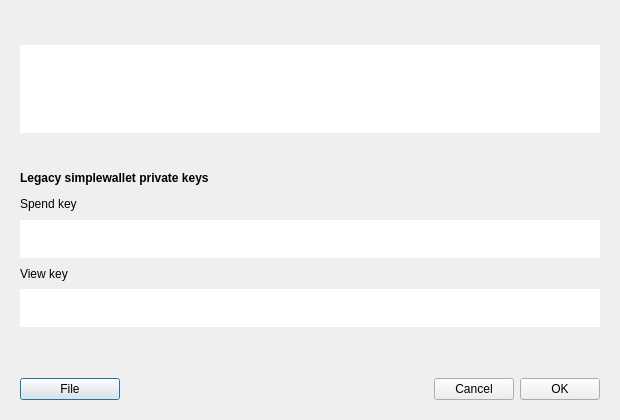
<?xml version="1.0" encoding="UTF-8"?>
<ui version="4.0">
 <class>KeyDialog</class>
 <widget class="QDialog" name="KeyDialog">
  <property name="geometry">
   <rect>
    <x>0</x>
    <y>0</y>
    <width>620</width>
    <height>420</height>
   </rect>
  </property>
  <property name="sizePolicy">
   <sizepolicy hsizetype="MinimumExpanding" vsizetype="MinimumExpanding">
    <horstretch>0</horstretch>
    <verstretch>0</verstretch>
   </sizepolicy>
  </property>

  <property name="windowTitle">
   <string>Key</string>
  </property>
  <layout class="QVBoxLayout" name="verticalLayout">
   <property name="sizeConstraint">
    <enum>QLayout::SetMinimumSize</enum>
   </property>
   <property name="leftMargin">
    <number>20</number>
   </property>
   <property name="topMargin">
    <number>20</number>
   </property>
   <property name="rightMargin">
    <number>20</number>
   </property>
   <property name="bottomMargin">
    <number>20</number>
   </property>
   <item>
    <widget class="QLabel" name="m_walletLabel">
     <property name="minimumSize">
      <size>
       <width>0</width>
       <height>16</height>
      </size>
     </property>
     <property name="text">
      <string/>
     </property>
    </widget>
   </item>
   <item>
    <widget class="QTextEdit" name="m_keyEdit">
      <property name="sizePolicy">
      <sizepolicy hsizetype="Expanding" vsizetype="Fixed">
       <horstretch>0</horstretch>
       <verstretch>0</verstretch>
      </sizepolicy>
     </property>
     <property name="minimumSize">
      <size>
       <width>0</width>
       <height>88</height>
      </size>
     </property>
     <property name="maximumSize">
      <size>
       <width>16777215</width>
       <height>88</height>
      </size>
     </property>
     <property name="frameShape">
      <enum>QFrame::NoFrame</enum>
     </property>
     <property name="verticalScrollBarPolicy">
      <enum>Qt::ScrollBarAlwaysOff</enum>
     </property>
     <property name="horizontalScrollBarPolicy">
      <enum>Qt::ScrollBarAlwaysOff</enum>
     </property>
     <property name="sizeAdjustPolicy">
      <enum>QAbstractScrollArea::AdjustToContents</enum>
     </property>
     <property name="html">
      <string>&lt;!DOCTYPE HTML PUBLIC &quot;-//W3C//DTD HTML 4.0//EN&quot; &quot;http://www.w3.org/TR/REC-html40/strict.dtd&quot;&gt;
&lt;html&gt;&lt;head&gt;&lt;meta name=&quot;qrichtext&quot; content=&quot;1&quot; /&gt;&lt;style type=&quot;text/css&quot;&gt;
p, li { white-space: pre-wrap; }
&lt;/style&gt;&lt;/head&gt;&lt;body style=&quot; font-family:'.SF NS Text'; font-size:13pt; font-weight:400; font-style:normal;&quot;&gt;
&lt;p style=&quot;-qt-paragraph-type:empty; margin-top:12px; margin-bottom:12px; margin-left:0px; margin-right:0px; -qt-block-indent:0; text-indent:0px; font-family:'Monaco';&quot;&gt;&lt;br /&gt;&lt;/p&gt;&lt;/body&gt;&lt;/html&gt;</string>
     </property>
    </widget>
   </item>
   <item>
    <spacer name="verticalSpacer">
     <property name="orientation">
      <enum>Qt::Vertical</enum>
     </property>
     <property name="sizeType">
      <enum>QSizePolicy::Fixed</enum>
     </property>
     <property name="sizeHint" stdset="0">
      <size>
       <width>0</width>
       <height>30</height>
      </size>
     </property>
    </spacer>
   </item>
    <item>
    <widget class="QLabel" name="m_simpleLabel">
     <property name="text">
      <string>&lt;html&gt;&lt;head/&gt;&lt;body&gt;&lt;p&gt;&lt;span style=&quot; font-weight:600;&quot;&gt;Legacy simplewallet private keys&lt;/span&gt;&lt;/p&gt;&lt;/body&gt;&lt;/html&gt;</string>
     </property>
    </widget>
   </item>
   <item>
    <widget class="QLabel" name="m_spendLabel">
     <property name="text">
      <string>Spend key</string>
     </property>
    </widget>
   </item>
   <item>
    <widget class="QTextEdit" name="m_spendKey">
     <property name="sizePolicy">
      <sizepolicy hsizetype="Expanding" vsizetype="Fixed">
       <horstretch>0</horstretch>
       <verstretch>0</verstretch>
      </sizepolicy>
     </property>
     <property name="minimumSize">
      <size>
       <width>0</width>
       <height>0</height>
      </size>
     </property>
     <property name="maximumSize">
      <size>
       <width>16777215</width>
       <height>38</height>
      </size>
     </property>
     <property name="frameShape">
      <enum>QFrame::NoFrame</enum>
     </property>
     <property name="html">
      <string>&lt;!DOCTYPE HTML PUBLIC &quot;-//W3C//DTD HTML 4.0//EN&quot; &quot;http://www.w3.org/TR/REC-html40/strict.dtd&quot;&gt;
&lt;html&gt;&lt;head&gt;&lt;meta name=&quot;qrichtext&quot; content=&quot;1&quot; /&gt;&lt;style type=&quot;text/css&quot;&gt;
p, li { white-space: pre-wrap; }
&lt;/style&gt;&lt;/head&gt;&lt;body style=&quot; font-family:'.SF NS Text'; font-size:13pt; font-weight:400; font-style:normal;&quot;&gt;
&lt;p style=&quot;-qt-paragraph-type:empty; margin-top:0px; margin-bottom:0px; margin-left:0px; margin-right:0px; -qt-block-indent:0; text-indent:0px;&quot;&gt;&lt;br /&gt;&lt;/p&gt;&lt;/body&gt;&lt;/html&gt;</string>
     </property>
    </widget>
   </item>
   <item>
    <widget class="QLabel" name="m_viewLabel">
     <property name="text">
      <string>View key</string>
     </property>
    </widget>
   </item>
   <item>
    <widget class="QTextEdit" name="m_viewKey">
     <property name="sizePolicy">
      <sizepolicy hsizetype="Expanding" vsizetype="Fixed">
       <horstretch>0</horstretch>
       <verstretch>0</verstretch>
      </sizepolicy>
     </property>
     <property name="maximumSize">
      <size>
       <width>16777215</width>
       <height>38</height>
      </size>
     </property>
     <property name="frameShape">
      <enum>QFrame::NoFrame</enum>
     </property>
    </widget>
   </item>
   <item alignment="Qt::AlignTop">
    <widget class="WalletGui::WalletSmallGrayTextLabel" name="m_descriptionLabel">
     <property name="text">
      <string/>
     </property>
     <property name="wordWrap">
      <bool>true</bool>
     </property>
    </widget>
   </item>
   <item>
    <spacer name="verticalSpacer_2">
     <property name="orientation">
      <enum>Qt::Vertical</enum>
     </property>
     <property name="sizeType">
      <enum>QSizePolicy::Preferred</enum>
     </property>
     <property name="sizeHint" stdset="0">
      <size>
       <width>20</width>
       <height>20</height>
      </size>
     </property>
    </spacer>
   </item>
   <item>
    <layout class="QHBoxLayout" name="horizontalLayout">
     <property name="spacing">
      <number>6</number>
     </property>
     <item>
      <widget class="WalletGui::WalletNormalBlueButton" name="m_fileButton">
       <property name="minimumSize">
        <size>
         <width>100</width>
         <height>0</height>
        </size>
       </property>
       <property name="text">
        <string>File</string>
       </property>
      </widget>
     </item>
     <item>
      <spacer name="horizontalSpacer">
       <property name="orientation">
        <enum>Qt::Horizontal</enum>
       </property>
       <property name="sizeHint" stdset="0">
        <size>
         <width>40</width>
         <height>20</height>
        </size>
       </property>
      </spacer>
     </item>
     <item>
      <widget class="WalletGui::WalletCancelButton" name="m_cancelButton">
       <property name="text">
        <string>Cancel</string>
       </property>
      </widget>
     </item>
     <item>
      <widget class="WalletGui::WalletOkButton" name="m_okButton">
       <property name="text">
        <string>OK</string>
       </property>
      </widget>
     </item>
    </layout>
   </item>
  </layout>
 </widget>
 <customwidgets>
  <customwidget>
   <class>WalletGui::WalletOkButton</class>
   <extends>QPushButton</extends>
   <header>Gui/Common/WalletOkButton.h</header>
  </customwidget>
  <customwidget>
   <class>WalletGui::WalletCancelButton</class>
   <extends>QPushButton</extends>
   <header>Gui/Common/WalletCancelButton.h</header>
  </customwidget>
  <customwidget>
   <class>WalletGui::WalletSmallGrayTextLabel</class>
   <extends>QLabel</extends>
   <header>Gui/Common/WalletTextLabel.h</header>
  </customwidget>
  <customwidget>
   <class>WalletGui::WalletNormalBlueButton</class>
   <extends>QPushButton</extends>
   <header>Gui/Common/WalletBlueButton.h</header>
  </customwidget>
 </customwidgets>
 <resources/>
 <connections>
  <connection>
   <sender>m_fileButton</sender>
   <signal>clicked()</signal>
   <receiver>KeyDialog</receiver>
   <slot>fileClicked()</slot>
   <hints>
    <hint type="sourcelabel">
     <x>571</x>
     <y>116</y>
    </hint>
    <hint type="destinationlabel">
     <x>282</x>
     <y>82</y>
    </hint>
   </hints>
  </connection>
  <connection>
   <sender>m_okButton</sender>
   <signal>clicked()</signal>
   <receiver>KeyDialog</receiver>
   <slot>accept()</slot>
   <hints>
    <hint type="sourcelabel">
     <x>512</x>
     <y>136</y>
    </hint>
    <hint type="destinationlabel">
     <x>282</x>
     <y>82</y>
    </hint>
   </hints>
  </connection>
  <connection>
   <sender>m_cancelButton</sender>
   <signal>clicked()</signal>
   <receiver>KeyDialog</receiver>
   <slot>reject()</slot>
   <hints>
    <hint type="sourcelabel">
     <x>429</x>
     <y>136</y>
    </hint>
    <hint type="destinationlabel">
     <x>282</x>
     <y>82</y>
    </hint>
   </hints>
  </connection>
  <connection>
   <sender>m_keyEdit</sender>
   <signal>textChanged()</signal>
   <receiver>KeyDialog</receiver>
   <slot>keyChanged()</slot>
   <hints>
    <hint type="sourcelabel">
     <x>292</x>
     <y>59</y>
    </hint>
    <hint type="destinationlabel">
     <x>292</x>
     <y>93</y>
    </hint>
   </hints>
  </connection>
 </connections>
 <slots>
  <slot>fileClicked()</slot>
  <slot>keyChanged()</slot>
 </slots>
</ui>
